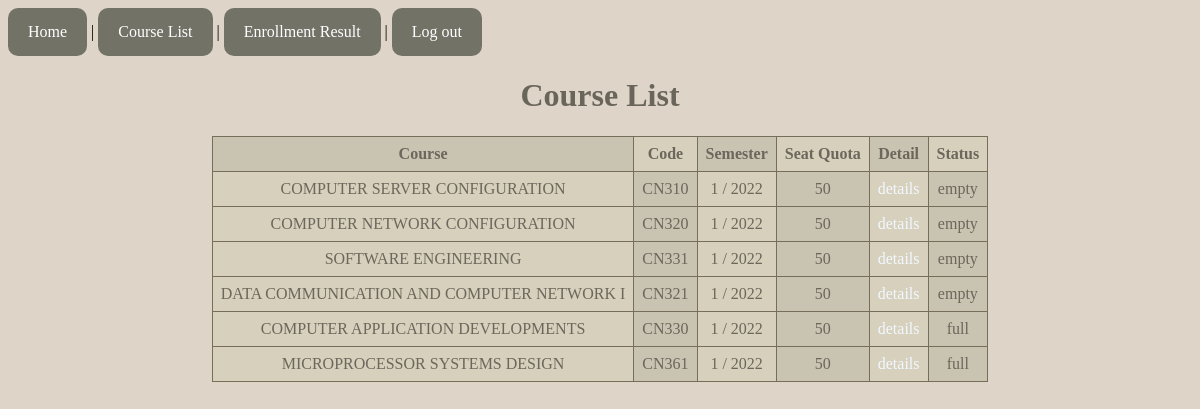
Screenshot of /course/ with the database file from the repository.
### course/models.py (models this page shows, shortened)
class Course(models.Model):
    course = models.CharField(max_length=64)
    course_code = models.CharField(max_length=64)
    seat_quota = models.IntegerField()
    detail = models.CharField(max_length=500)
    semester = models.CharField(max_length=100)
    status = models.BooleanField()

### course/views.py (the view)
# urls.py: path('', views.index, name='index'),
def index(request):
    courses = Course.objects.all()
    return render(request, 'course/index.html', {
        'courses' : courses
    })

### course/templates/course/index.html (shortened to what this page needs)
{% extends 'course/layout.html' %}
{% block body %}
<div class="tab">
  <a href="{% url 'index'%}">Home</a> |
  <a href="#">Course List</a> |
  <a href="{% url 'course:enrollresult'%}">Enrollment Result</a> |
  <a href="{% url 'login'%}">Log out</a>
</div>
<h1 style="text-align:center; color: rgb(106, 101, 91);">Course List</h1>
<center>
  <table>
    <tr>
      <th>Course</th>
      <th>Code</th>
      <th>Semester</th>
      <th>Seat Quota</th>
      <th>Detail</th>
      <th>Status</th>
    </tr>
    {% for course in courses %}
    <tr>
      <td>{{ course.course }}</td>
      <td>{{ course.course_code }}</td>
      <td>{{ course.semester }} / 2022</td>
      <td>{{ course.seat_quota }}</td>
      <td><a href="{% url 'course:detail' course.id %}">details</a></td>
      {% if course.status %}
      <td>empty</td>
      {% else %}
      <td>full</td>
      {% endif %}
    </tr>
    {% endfor %}
  </table>
</center>
{% endblock %}

### course/templates/course/index.html (style rules this page uses)
* { box-sizing: border-box; background-color: rgb(222, 213, 200); }
table { text-align: center; }
table, td, th { border: 1px solid rgb(118, 110, 89); border-collapse: collapse; padding: 8px; color: rgb(108, 102, 92); }
th:nth-child(even), td:nth-child(odd) { background-color: rgb(215, 208, 188); }
td:nth-child(even), th:nth-child(odd) { background-color: rgb(201, 195, 177); }
td > a:link, a:visited { text-decoration: none; display: inline-block; color: aliceblue; background: none; }
.tab { list-style-type: none; overflow: auto; margin: 0; padding: 0; }
.tab > a:link, a:visited { background-color: rgb(114, 114, 103); border-radius: 10px; transition: ease-out 0.3s; color: rgb(255, 255, 255); padding: 15px 20px; text-decoration: none; display: inline-block; }

### rows the page displays
Course: course "COMPUTER SERVER CONFIGURATION", course_code "CN310", semester "1", seat_quota "50", status "empty"
Course: course "COMPUTER NETWORK CONFIGURATION", course_code "CN320", semester "1", seat_quota "50", status "empty"
Course: course "SOFTWARE ENGINEERING", course_code "CN331", semester "1", seat_quota "50", status "empty"
Course: course "DATA COMMUNICATION AND COMPUTER NETWORK I", course_code "CN321", semester "1", seat_quota "50", status "empty"
Course: course "COMPUTER APPLICATION DEVELOPMENTS", course_code "CN330", semester "1", seat_quota "50", status "full"
Course: course "MICROPROCESSOR SYSTEMS DESIGN", course_code "CN361", semester "1", seat_quota "50", status "full"
